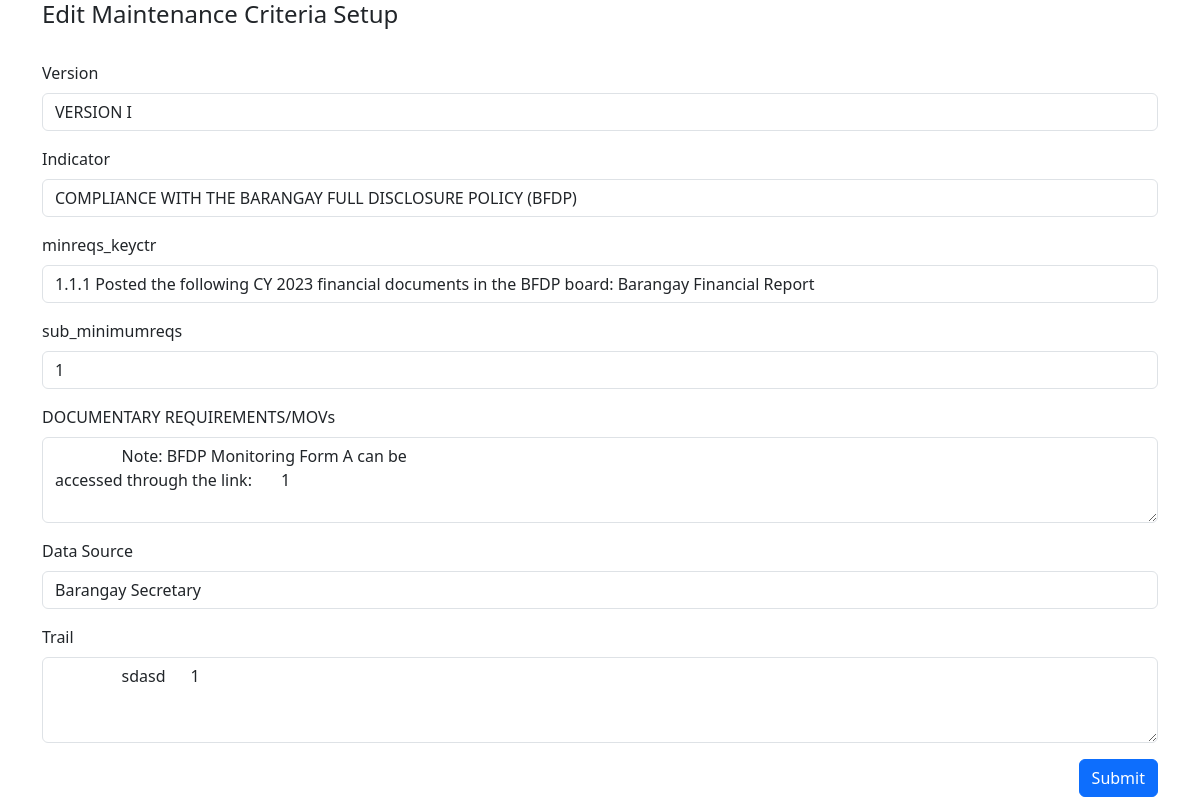
Page /Admin/bar_assessment/edit.php?edit_id=25 on the committed database.
### tables this page shows
CREATE TABLE `maintenance_criteria_setup` (
  `keyctr` bigint(20) UNSIGNED NOT NULL,
  `version_keyctr` bigint(20) DEFAULT NULL,
  `indicator_keyctr` bigint(20) DEFAULT NULL,
  `minreqs_keyctr` bigint(20) NOT NULL,
  `sub_minimumreqs` tinyint(1) NOT NULL,
  `movdocs_reqs` text NOT NULL,
  `data_source` int(11) DEFAULT NULL,
  `trail` text NOT NULL
);

CREATE TABLE `maintenance_criteria_version` (
  `keyctr` bigint(20) NOT NULL,
  `short_def` varchar(100) NOT NULL,
  `description` varchar(200) NOT NULL,
  `active_yr` varchar(4) NOT NULL,
  `active_` tinyint(1) NOT NULL DEFAULT 1,
  `trail` text NOT NULL
);

CREATE TABLE `maintenance_area_indicators` (
  `keyctr` bigint(20) NOT NULL,
  `governance_code` bigint(20) NOT NULL,
  `desc_keyctr` bigint(20) NOT NULL,
  `area_description` varchar(200) NOT NULL,
  `indicator_code` varchar(6) NOT NULL,
  `indicator_description` text NOT NULL,
  `relevance_def` text NOT NULL,
  `min_requirement` tinyint(1) NOT NULL DEFAULT 0,
  `trail` text NOT NULL
);

CREATE TABLE `maintenance_area_mininumreqs` (
  `keyctr` bigint(20) NOT NULL,
  `reqs_code` varchar(10) NOT NULL,
  `description` text NOT NULL,
  `sub_mininumreqs` tinyint(1) NOT NULL DEFAULT 0,
  `trail` text NOT NULL,
  `indicator_code` varchar(6) DEFAULT NULL
);

CREATE TABLE `maintenance_document_source` (
  `keyctr` bigint(20) NOT NULL,
  `srccode` varchar(10) NOT NULL,
  `srcdesc` varchar(200) NOT NULL,
  `trail` text NOT NULL
);

### Admin/bar_assessment/edit.php (the view, shortened to what this page needs)
<?php
$id = $_GET['edit_id'];
$maintenance_criteria_setup = "SELECT * FROM `maintenance_criteria_setup` where keyctr =  $id";
$maintenance_criteria_setup_result = mysqli_query($conn, $maintenance_criteria_setup);
if (mysqli_num_rows($maintenance_criteria_setup_result) > 0) {
    $maintenance_criteria_setup_row = mysqli_fetch_assoc($maintenance_criteria_setup_result);
}
$maintenance_criteria_version = "SELECT * FROM `maintenance_criteria_version`";
$maintenance_criteria_version_result = mysqli_query($conn, $maintenance_criteria_version);
$maintenance_area_indicators = "SELECT * FROM `maintenance_area_indicators`";
$maintenance_area_indicators_result = mysqli_query($conn, $maintenance_area_indicators);
$maintenance_area_mininumreqs = "SELECT * FROM `maintenance_area_mininumreqs`";
$maintenance_area_mininumreqs_result = mysqli_query($conn, $maintenance_area_mininumreqs);
$maintenance_document_source = "SELECT * FROM `maintenance_document_source`";
$maintenance_document_source_result = mysqli_query($conn, $maintenance_document_source);
?>
<!DOCTYPE html>
<html lang="en">
<head>
    <link rel="stylesheet" href="https://cdn.jsdelivr.net/npm/bootstrap@5.3.3/dist/css/bootstrap.min.css" />
</head>
<body>
    <div class="container">
        <h4>Edit Maintenance Criteria Setup</h4>
        <form action="script.php" method="post">
            <br />
            <div class="mb-3">
                <label class="form-label">Version</label>
                <select class="form-control" name=" version_keyctr">
                    <?php
                    if (mysqli_num_rows($maintenance_criteria_version_result) > 0) {
                        while ($row = mysqli_fetch_assoc($maintenance_criteria_version_result)) { ?>
                            <option <?php echo $maintenance_criteria_setup_row['version_keyctr'] == $row['keyctr'] ? "selected" : "" ?> value="<?php echo $row['keyctr']; ?>"><?php echo $row['short_def']; ?></option>
                        <?php }
                    }
                    ?>
                </select>
            </div>
            <div class="mb-3">
                <label class="form-label">Indicator</label>
                <select class="form-control" name=" indicator_keyctr">
                    <?php
                    if (mysqli_num_rows($maintenance_area_indicators_result) > 0) {
                        while ($row = mysqli_fetch_assoc($maintenance_area_indicators_result)) { ?>
                            <option <?php echo $maintenance_criteria_setup_row['indicator_keyctr'] == $row['keyctr'] ? "selected" : "" ?> value="<?php echo $row['keyctr']; ?>"><?php echo $row['indicator_description']; ?></option>
                        <?php }
                    }
                    ?>
                </select>
            </div>
            <div class="mb-3">
                <label class="form-label">minreqs_keyctr</label>
                <select class="form-control" name=" minreqs_keyctr">
                    <?php
                    if (mysqli_num_rows($maintenance_area_mininumreqs_result) > 0) {
                        while ($row = mysqli_fetch_assoc($maintenance_area_mininumreqs_result)) { ?>
                            <option <?php echo $maintenance_criteria_setup_row['minreqs_keyctr'] == $row['keyctr'] ? "selected" : "" ?> value="<?php echo $row['keyctr']; ?>"><?php echo $row['reqs_code'] ." ". $row['description']; ?></option>
                        <?php }
                    }
                    ?>
                </select>
            </div>
            <div class="mb-3">
                <label class="form-label">sub_minimumreqs</label>
                <input type="number" class="form-control" name="sub_minimumreqs"
                    value="<?php echo $maintenance_criteria_setup_row['sub_minimumreqs']; ?>" />
            </div>
            <div class="mb-3">
                <label class="form-label">DOCUMENTARY REQUIREMENTS/MOVs</label>
                <textarea class="form-control" name="movdocs_reqs" rows="3">
                <?php echo trim($maintenance_criteria_setup_row['movdocs_reqs']); ?>
                </textarea>
            </div>
            <div class="mb-3">
                <label class="form-label">Data Source</label>
                <select class="form-control" name=" data_source">
                    <?php
                    if (mysqli_num_rows($maintenance_document_source_result) > 0) {
                        while ($row = mysqli_fetch_assoc($maintenance_document_source_result)) { ?>
                            <option <?php echo $maintenance_criteria_setup_row['data_source'] == $row['keyctr'] ? "selected" : "" ?> value="<?php echo $row['keyctr']; ?>"><?php echo $row['srcdesc']; ?></option>
                        <?php }
                    }
                    ?>
                </select>
            </div>
            <div class="mb-3">
                <label class="form-label">Trail</label>
                <textarea class="form-control" name="trail" rows="3">
                <?php echo trim($maintenance_criteria_setup_row['trail']); ?>
                </textarea>
            </div>
            <div class="d-grid gap-2 d-md-flex justify-content-md-end">
                <button type="submit" class="btn btn-primary btn-block" name="update_maintenance_criteria_setup" ">Submit</button>
            </div>
        </form>
    </div>
</body>
</html>

### rows in the picture
maintenance_criteria_setup: version_keyctr.short_def "VERSION I", indicator_keyctr.indicator_description "COMPLIANCE WITH THE BARANGAY FULL DISCLOSURE POLICY (BFDP)", minreqs_keyctr.reqs_code "1.1.1 Posted the following CY 2023 financial documents in the BFDP board: Barangay Financial Report", sub_minimumreqs "1", movdocs_reqs "Note: BFDP Monitoring Form A can be accessed through the link: 1", data_source.srcdesc "Barangay Secretary", trail "sdasd 1"
